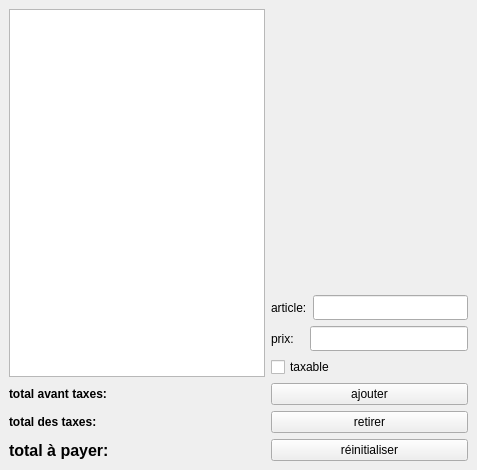
<?xml version="1.0" encoding="UTF-8"?>
<ui version="4.0">
 <class>caisseWindow</class>
 <widget class="QMainWindow" name="caisseWindow">
  <property name="enabled">
   <bool>true</bool>
  </property>
  <property name="geometry">
   <rect>
    <x>0</x>
    <y>0</y>
    <width>477</width>
    <height>470</height>
   </rect>
  </property>
  <property name="minimumSize">
   <size>
    <width>400</width>
    <height>200</height>
   </size>
  </property>
  <property name="maximumSize">
   <size>
    <width>800</width>
    <height>600</height>
   </size>
  </property>
  <property name="windowTitle">
   <string>caisseWindow</string>
  </property>
  <widget class="QWidget" name="centralwidget">
   <layout class="QGridLayout" name="gridLayout">
    <item row="3" column="2">
     <layout class="QHBoxLayout" name="horizontalLayout_2">
      <item>
       <widget class="QLabel" name="labelPrix">
        <property name="text">
         <string>prix:   </string>
        </property>
       </widget>
      </item>
      <item>
       <widget class="QLineEdit" name="lineEditPrix">
        <property name="maximumSize">
         <size>
          <width>230</width>
          <height>25</height>
         </size>
        </property>
        <property name="text">
         <string/>
        </property>
       </widget>
      </item>
     </layout>
    </item>
    <item row="5" column="1">
     <layout class="QVBoxLayout" name="verticalLayout_5">
      <item>
       <widget class="QLabel" name="totalAvantTax_2">
        <property name="font">
         <font>
          <pointsize>9</pointsize>
          <bold>true</bold>
         </font>
        </property>
        <property name="text">
         <string/>
        </property>
       </widget>
      </item>
      <item>
       <widget class="QLabel" name="totalTax_2">
        <property name="font">
         <font>
          <pointsize>9</pointsize>
          <bold>true</bold>
         </font>
        </property>
        <property name="text">
         <string/>
        </property>
       </widget>
      </item>
      <item>
       <widget class="QLabel" name="total_2">
        <property name="font">
         <font>
          <pointsize>12</pointsize>
          <bold>true</bold>
         </font>
        </property>
        <property name="text">
         <string/>
        </property>
       </widget>
      </item>
     </layout>
    </item>
    <item row="2" column="2">
     <layout class="QHBoxLayout" name="_2">
      <item>
       <widget class="QLabel" name="labelArticle">
        <property name="text">
         <string>article:</string>
        </property>
       </widget>
      </item>
      <item>
       <widget class="QLineEdit" name="lineArticle">
        <property name="maximumSize">
         <size>
          <width>250</width>
          <height>25</height>
         </size>
        </property>
       </widget>
      </item>
     </layout>
    </item>
    <item row="4" column="2">
     <layout class="QHBoxLayout" name="horizontalLayout_3">
      <item>
       <widget class="QCheckBox" name="taxtable">
        <property name="text">
         <string>taxable</string>
        </property>
       </widget>
      </item>
     </layout>
    </item>
    <item row="5" column="2">
     <layout class="QVBoxLayout" name="verticalLayout_2">
      <item>
       <widget class="QPushButton" name="ajouter">
        <property name="text">
         <string>ajouter</string>
        </property>
       </widget>
      </item>
      <item>
       <widget class="QPushButton" name="retirer">
        <property name="text">
         <string>retirer</string>
        </property>
       </widget>
      </item>
      <item>
       <widget class="QPushButton" name="reinitialiser">
        <property name="text">
         <string>réinitialiser</string>
        </property>
       </widget>
      </item>
     </layout>
    </item>
    <item row="0" column="2">
     <layout class="QVBoxLayout" name="verticalLayout_3"/>
    </item>
    <item row="0" column="0" rowspan="5" colspan="2">
     <layout class="QVBoxLayout" name="verticalLayout">
      <item>
       <widget class="QListWidget" name="ItemListe"/>
      </item>
     </layout>
    </item>
    <item row="5" column="0">
     <layout class="QVBoxLayout" name="verticalLayout_4">
      <item>
       <widget class="QLabel" name="totalAvantTax">
        <property name="font">
         <font>
          <pointsize>9</pointsize>
          <bold>true</bold>
         </font>
        </property>
        <property name="text">
         <string>total avant taxes:</string>
        </property>
       </widget>
      </item>
      <item>
       <widget class="QLabel" name="totalTax">
        <property name="font">
         <font>
          <pointsize>9</pointsize>
          <bold>true</bold>
         </font>
        </property>
        <property name="text">
         <string>total des taxes:</string>
        </property>
       </widget>
      </item>
      <item>
       <widget class="QLabel" name="total">
        <property name="font">
         <font>
          <pointsize>12</pointsize>
          <bold>true</bold>
         </font>
        </property>
        <property name="text">
         <string>total à payer:</string>
        </property>
       </widget>
      </item>
     </layout>
    </item>
   </layout>
  </widget>
 </widget>
 <resources/>
 <connections/>
</ui>
